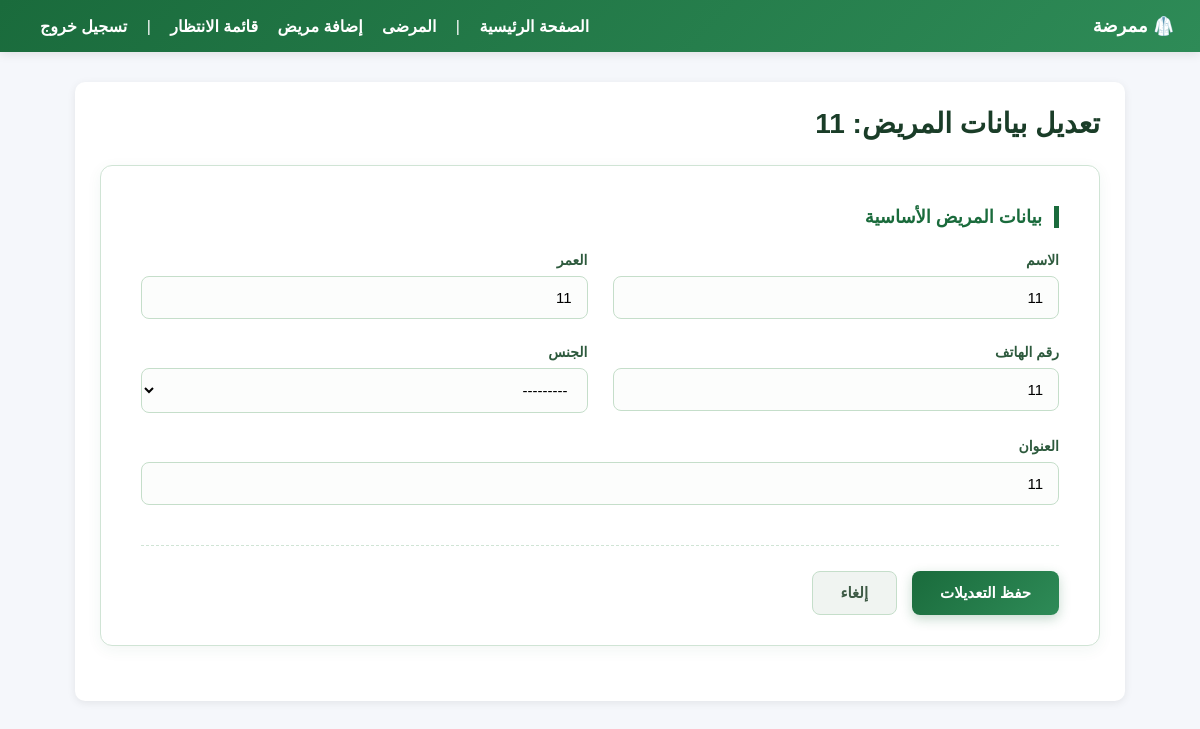
Before: /patients/edit/2/ (signed in) with the older database file.
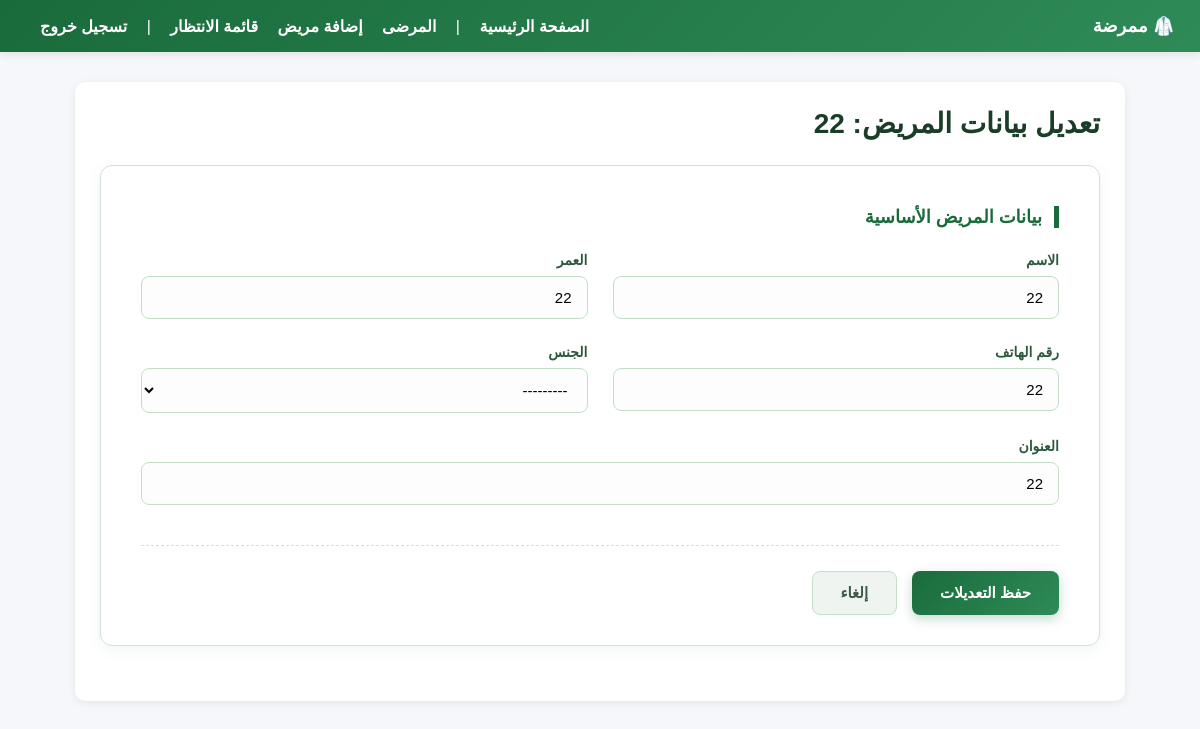
After: the same page with the newer database file.
### patients/models.py (models this page shows, shortened)
class Patient(models.Model):
    GENDER_CHOICES = [
        ('Male', 'ذكر'),
        ('Female', 'أنثى'),
    ]
    clinic = models.ForeignKey(Clinic, on_delete=models.CASCADE)
    name = models.CharField(max_length=100)
    age = models.IntegerField()
    phone = models.CharField(max_length=20)
    gender = models.CharField(max_length=10, choices=GENDER_CHOICES, blank=True)
    address = models.CharField(max_length=255, blank=True)
    file_number = models.CharField(max_length=50)

### patients/views.py (the view)
# urls.py: path('edit/<int:id>/', views.edit_patient, name='edit_patient'),
@login_required(login_url='login')
def edit_patient(request, id):
    profile = UserProfile.objects.get(user=request.user)
    patient = get_object_or_404(Patient, id=id)
    if patient.clinic != profile.clinic:
        return redirect('patient_list')
    if request.method == 'POST':
        form = PatientForm(request.POST, instance=patient)
        if form.is_valid():
            form.save()
            messages.success(request, "تم تعديل بيانات المريض بنجاح")
            return redirect('patient_detail', id=patient.id)
    else:
        form = PatientForm(instance=patient)
    return render(request, 'patients/edit_patient.html', {
        'form': form,
        'patient': patient,
    })

### patients/forms.py (shortened to what this page needs)
class PatientForm(forms.ModelForm):
    class Meta:
        model = Patient
        fields = ['name', 'age', 'phone','gender', 'address']
        labels = {
            'name': 'الاسم',
            'age': 'العمر',
            'phone': 'رقم الهاتف',
            'gender': 'الجنس',
            'address': 'العنوان',
        }
        widgets = {
            'name': forms.TextInput(attrs={'class': 'form-control'}),
            'age': forms.NumberInput(attrs={'class': 'form-control'}),
            'phone': forms.TextInput(attrs={'class': 'form-control'}),
            'gender': forms.Select(attrs={'class': 'form-control'}),
            'address': forms.TextInput(attrs={'class': 'form-control'}),
        }

### patients/templates/patients/edit_patient.html (shortened to what this page needs)
{% extends 'patients/base.html' %}
{% block content %}
<div class="patient-view-wrapper">
    <div style="display: flex; justify-content: space-between; align-items: center; margin-bottom: 25px;">
        <h1 style="margin: 0; font-size: 28px; color: #1a3d28; font-weight: 800;">تعديل بيانات المريض: {{ patient.name }}</h1>
    </div>
    <div class="ui-form-card">
        <form method="post">
            <div class="section-title">بيانات المريض الأساسية</div>
            <div class="form-grid-layout">
                <div class="form-group">
                    <label>{{ form.name.label }}</label>
                    {{ form.name }}
                </div>
                <div class="form-group">
                    <label>{{ form.age.label }}</label>
                    {{ form.age }}
                </div>
                <div class="form-group">
                    <label>{{ form.phone.label }}</label>
                    {{ form.phone }}
                </div>
                <div class="form-group">
                    <label>{{ form.gender.label }}</label>
                    {{ form.gender }}
                </div>
                <div class="form-group full-width">
                    <label>{{ form.address.label }}</label>
                    {{ form.address }}
                </div>
            </div>
            <div class="form-actions">
                <button type="submit" class="btn-submit">حفظ التعديلات</button>
                <a href="{% url 'patient_detail' patient.id %}" class="btn-cancel">إلغاء</a>
            </div>
        </form>
    </div>
</div>
{% endblock %}

Changed rows visible on the page:
changed Patient: name "11" → "22"; age "11" → "22"; phone "11" → "22"; address "11" → "22"
